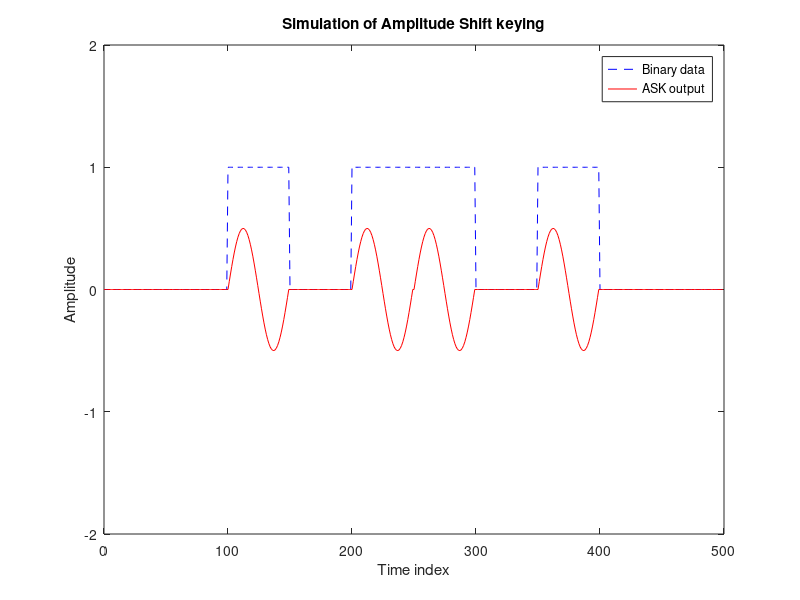

MATLAB code for this plot: (Note: this script raises an error after producing the figure.)
%%% MATLAB script to simulate ASK :Qn 2
%%% Vc = 2
clear all; close all; clf;
Vc = 2;
fc = 2000;
t = linspace (0, 1/2000, 50);
ec = (Vc/4) * sin(2*pi*fc*t);
b = [0, 0, 1, 0, 1, 1, 0, 1, 0, 0];
n = ['The Binary data is: ',num2str(b)];
ask = []; bin = [];
for i = 1 : length(b)
    ask = [ask, b(i)*ec];
    bin = [bin, b(i)*ones(1,50)];
end

tm = [0 : length(ask)-1];
plot(tm, bin, 'b--'); axis([0 length(bin) 0 2]); hold on;
plot(tm, ask, 'r'); axis([0 length(tm) -2 2]); hold off;
xlabel('Time index'); ylabel('Amplitude');
legend('Binary data', 'ASK output');
title('Simulation of Amplitude Shift keying');
gtext(n); %Display the random binary string..
%%% end of simul
